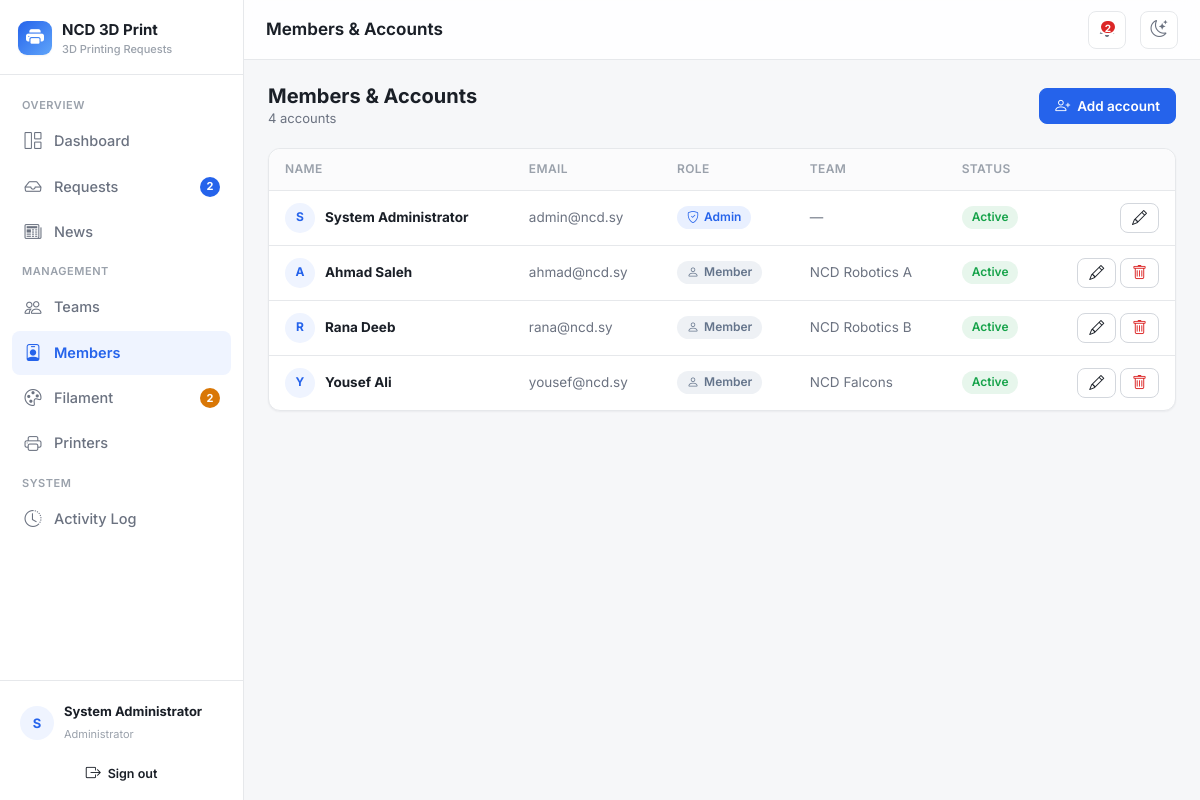
The app's page /users (signed in) with its own data.
### tables this page shows
CREATE TABLE `users` (
    `id`         INT UNSIGNED NOT NULL AUTO_INCREMENT,
    `name`       VARCHAR(120) NOT NULL,
    `email`      VARCHAR(160) NOT NULL,
    `password`   VARCHAR(255) NOT NULL,
    `role`       ENUM('admin','member') NOT NULL DEFAULT 'member',
    `team_id`    INT UNSIGNED DEFAULT NULL,
    `is_active`  TINYINT(1) NOT NULL DEFAULT 1,
    `created_at` DATETIME NOT NULL DEFAULT CURRENT_TIMESTAMP,
    PRIMARY KEY (`id`),
    UNIQUE KEY `uq_users_email` (`email`),
    KEY `idx_users_team` (`team_id`),
    CONSTRAINT `fk_users_team` FOREIGN KEY (`team_id`) REFERENCES `teams`(`id`) ON DELETE SET NULL
);

CREATE TABLE `teams` (
    `id`          INT UNSIGNED NOT NULL AUTO_INCREMENT,
    `name`        VARCHAR(120) NOT NULL,
    `competition` VARCHAR(160) DEFAULT NULL,
    `supervisor`  VARCHAR(120) DEFAULT NULL,
    `created_at`  DATETIME NOT NULL DEFAULT CURRENT_TIMESTAMP,
    PRIMARY KEY (`id`)
);

### core/Controller.php (called while the page is built, shortened)
<?php
abstract class Controller
{
    protected function view(string $view, array $data = [], ?string $layout = 'main'): void
    {
        extract($data, EXTR_SKIP);
        $viewFile = __DIR__ . '/../views/' . $view . '.php';
        require $viewFile;
        $content = ob_get_clean();
        require __DIR__ . '/../views/layouts/' . $layout . '.php';
    }
}

### controllers/UsersController.php (called while the page is built, shortened)
<?php
class UsersController extends Controller
{
    private User $users;
    public function __construct()
    {
        $this->users = new User();
    }
    public function index(): void
    {
        $this->view('users/index', [
            'pageTitle' => 'Members & Accounts',
            'users'     => $this->users->allWithTeam(),
            'teams'     => (new Team())->all('name ASC'),
        ]);
    }
}

### core/Router.php (called while the page is built, shortened)
<?php
class Router
{
    public function dispatch(string $url): void
    {
        $url = trim($url, '/');
        $segments = $url === '' ? [] : explode('/', $url);
        $action         = $segments[1] ?? 'index';
        $params         = array_slice($segments, 2);
        $controller = new $className();
        $action = preg_replace('/[^a-zA-Z0-9_]/', '', $action);
        call_user_func_array([$controller, $action], $params);
    }
}

### index.php (called while the page is built, shortened)
<?php
require __DIR__ . '/config/database.php';
spl_autoload_register(function (string $class): void {
    $paths = [
        __DIR__ . '/core/' . $class . '.php',
        __DIR__ . '/helpers/' . $class . '.php',
        __DIR__ . '/models/' . $class . '.php',
        __DIR__ . '/controllers/' . $class . '.php',
    ];
    foreach ($paths as $file) {
        if (file_exists($file)) {
            return;
        }
    }
});
require __DIR__ . '/helpers/functions.php';
$router = new Router();
$router->dispatch($_GET['url'] ?? '');

### core/Model.php (called while the page is built, shortened)
<?php
abstract class Model
{
    protected PDO $db;
    public function __construct()
    {
        $this->db = Database::getConnection();
    }
    protected function run(string $sql, array $params = []): PDOStatement
    {
        $stmt = $this->db->prepare($sql);
        $stmt->execute($params);
        return $stmt;
    }
    protected function fetchAll(string $sql, array $params = []): array
    {
        return $this->run($sql, $params)->fetchAll();
    }
    protected function scalar(string $sql, array $params = [])
    {
        return $this->run($sql, $params)->fetchColumn();
    }
}

### config/database.php (called while the page is built)
<?php
class Database
{
    private static ?PDO $instance = null;
    public static function getConnection(): PDO
    {
        if (self::$instance === null) {
            $dsn = 'mysql:host=' . DB_HOST . ';dbname=' . DB_NAME . ';charset=' . DB_CHARSET;
            $options = [
                PDO::ATTR_ERRMODE            => PDO::ERRMODE_EXCEPTION,
                PDO::ATTR_DEFAULT_FETCH_MODE => PDO::FETCH_ASSOC,
                PDO::ATTR_EMULATE_PREPARES   => false,
            ];
            try {
                self::$instance = new PDO($dsn, DB_USER, DB_PASS, $options);
            } catch (PDOException $e) {
                if (APP_DEBUG) {
                    die('Database connection failed: ' . $e->getMessage());
                }
                die('Database connection failed. Please check config/config.php.');
            }
        }
        return self::$instance;
    }
}

### models/User.php (called while the page is built, shortened)
<?php
class User extends Model
{
    public function allWithTeam(): array
    {
        return $this->fetchAll(
            "SELECT u.*, t.name AS team_name
             FROM users u
             LEFT JOIN teams t ON t.id = u.team_id
             ORDER BY u.role ASC, u.name ASC"
        );
    }
}

### helpers/functions.php (called while the page is built, shortened)
<?php
function base_path(): string
{
    static $base = null;
    if ($base === null) {
        $dir = str_replace('\\', '/', dirname($_SERVER['SCRIPT_NAME'] ?? ''));
        $base = ($dir === '/' || $dir === '.') ? '' : rtrim($dir, '/');
    }
    return $base;
}
function url(string $path = ''): string
{
    return base_path() . '/' . ltrim($path, '/');
}
function asset(string $path = ''): string
{
    return base_path() . '/assets/' . ltrim($path, '/');
}
function e(?string $value): string
{
    return htmlspecialchars($value ?? '', ENT_QUOTES, 'UTF-8');
}

### helpers/Auth.php (called while the page is built, shortened)
<?php
class Auth
{
    public static function user(): ?array
    {
        return $_SESSION['user'] ?? null;
    }
    public static function id(): ?int
    {
        return $_SESSION['user']['id'] ?? null;
    }
    public static function isAdmin(): bool
    {
        return (($_SESSION['user']['role'] ?? '') === 'admin');
    }
}

### models/PrintRequest.php (called while the page is built, shortened)
<?php
class PrintRequest extends Model
{
    public function countByStatus(string $status): int
    {
        return (int) $this->scalar("SELECT COUNT(*) FROM requests WHERE status=?", [$status]);
    }
    public function countPending(): int
    {
        return $this->countByStatus('Submitted');
    }
}

### views/users/index.php (the view, shortened to what this page needs)
<div class="page-head">
    <div>
        <h2>Members &amp; Accounts</h2>
        <div class="sub"><?= count($users) ?> account<?= count($users) === 1 ? '' : 's' ?></div>
    </div>
    <button class="btn2 primary" data-modal="#userModal" data-title="New Account"
            data-set-id="" data-set-name="" data-set-email="" data-set-role="member" data-set-team_id="" data-set-is_active="1">
        <i class="bi bi-person-plus"></i> Add account
    </button>
</div>
<div class="card2">
    <div class="card2-body tight">
        <div class="table-wrap">
            <table class="table2">
                <thead><tr><th>Name</th><th>Email</th><th>Role</th><th>Team</th><th>Status</th><th></th></tr></thead>
                <tbody>
                <?php foreach ($users as $u): ?>
                    <tr>
                        <td>
                            <div style="display:flex; align-items:center; gap:10px;">
                                <span class="avatar" style="width:30px;height:30px;font-size:12px;"><?= e(strtoupper(mb_substr($u['name'], 0, 1))) ?></span>
                                <strong><?= e($u['name']) ?></strong>
                            </div>
                        </td>
                        <td class="muted"><?= e($u['email']) ?></td>
                        <td>
                            <?php if ($u['role'] === 'admin'): ?>
                                <span class="badge2 status-approved"><i class="bi bi-shield-check"></i> Admin</span>
                            <?php else: ?>
                                <span class="badge2 status-submitted"><i class="bi bi-person"></i> Member</span>
                            <?php endif; ?>
                        </td>
                        <td class="muted"><?= e($u['team_name'] ?? '—') ?></td>
                        <td>
                            <?php if ((int) $u['is_active'] === 1): ?>
                                <span class="badge2 status-completed">Active</span>
                            <?php else: ?>
                                <span class="badge2 status-cancelled">Inactive</span>
                            <?php endif; ?>
                        </td>
                        <td style="text-align:right; white-space:nowrap;">
                            <button class="btn2 sm" data-modal="#userModal" data-title="Edit Account"
                                    data-set-id="<?= $u['id'] ?>"
                                    data-set-name="<?= e($u['name']) ?>"
                                    data-set-email="<?= e($u['email']) ?>"
                                    data-set-role="<?= e($u['role']) ?>"
                                    data-set-team_id="<?= e((string) ($u['team_id'] ?? '')) ?>"
                                    data-set-is_active="<?= (int) $u['is_active'] ?>">
                                <i class="bi bi-pencil"></i>
                            </button>
                            <?php if ($u['id'] !== Auth::id()): ?>
                            <form method="post" action="<?= url('users/delete/' . $u['id']) ?>" style="display:inline;"
                                  data-confirm="Delete account for <?= e($u['name']) ?>?">
                                <button class="btn2 sm danger"><i class="bi bi-trash"></i></button>
                            </form>
                            <?php endif; ?>
                        </td>
                    </tr>
                <?php endforeach; ?>
                </tbody>
            </table>
        </div>
    </div>
</div>

### views/layouts/main.php (shortened to what this page needs)
<?php
$pageTitle = $pageTitle ?? APP_NAME;
$user = Auth::user();
$isAdmin = Auth::isAdmin();
$curr = explode('/', trim($_GET['url'] ?? '', '/'))[0] ?: 'dashboard';
$badgePending = 0; $badgeLowFil = 0; $badgeMine = 0;
try {
    if ($isAdmin) {
        $badgePending = (new PrintRequest())->countPending();
        $badgeLowFil  = count((new Filament())->lowStock());
    } else {
        $mine = (new PrintRequest())->forUser(Auth::id());
        foreach ($mine as $m) {
            if (in_array($m['status'], ['Submitted', 'Approved', 'Printing'], true)) $badgeMine++;
        }
    }
} catch (Throwable $e) {  }
$initials = strtoupper(mb_substr($user['name'] ?? '?', 0, 1));
if (!function_exists('navlink')) {
    function navlink(string $route, string $icon, string $label, string $curr, string $active, int $badge = 0, bool $warn = false): void
    {
        $isActive = $curr === $active ? ' active' : '';
        echo '<a class="nav-link' . $isActive . '" href="' . url($route) . '">';
        echo '<i class="bi bi-' . $icon . '"></i><span>' . e($label) . '</span>';
        if ($badge > 0) {
            echo '<span class="nav-badge' . ($warn ? ' warn' : '') . '">' . $badge . '</span>';
        }
        echo '</a>';
    }
}
?>
<!doctype html>
<html lang="en">
<head>
    <link href="https://cdn.jsdelivr.net/npm/bootstrap@5.3.3/dist/css/bootstrap.min.css" rel="stylesheet">
    <link href="https://cdn.jsdelivr.net/npm/bootstrap-icons@1.11.3/font/bootstrap-icons.min.css" rel="stylesheet">
    <link href="<?= asset('css/style.css') ?>" rel="stylesheet">
</head>
<body>
<div class="app-shell">
    <aside class="sidebar" id="sidebar">
        <div class="sidebar-brand">
            <span class="brand-mark"><i class="bi bi-printer-fill"></i></span>
            <span class="brand-text">
                <?= e(APP_NAME) ?>
                <small><?= e(APP_TAGLINE) ?></small>
            </span>
        </div>
        <nav class="nav-section">
            <?php if ($isAdmin): ?>
                <div class="nav-label">Overview</div>
                <?php navlink('dashboard', 'grid-1x2', 'Dashboard', $curr, 'dashboard'); ?>
                <?php navlink('requests', 'inbox', 'Requests', $curr, 'requests', $badgePending); ?>
                <div class="nav-label">Management</div>
                <?php navlink('filament', 'palette', 'Filament', $curr, 'filament', $badgeLowFil, true); ?>
                <div class="nav-label">System</div>
            <?php endif; ?>
        </nav>
        <div class="sidebar-foot">
            <div class="user-chip">
                <span class="avatar"><?= e($initials) ?></span>
                <div class="meta">
                    <strong><?= e($user['name'] ?? '') ?></strong>
                    <span><?= $isAdmin ? 'Administrator' : 'Team Member' ?></span>
                </div>
            </div>
            <a href="<?= url('auth/logout') ?>" class="btn2 ghost sm block" style="margin-top:6px;">
                <i class="bi bi-box-arrow-right"></i> Sign out
            </a>
        </div>
    </aside>
    <div class="main">
        <header class="topbar">
            <h1><?= e($pageTitle) ?></h1>
            <?php if ($isAdmin && ($badgePending > 0 || $badgeLowFil > 0)): ?>
                <a class="icon-btn" href="<?= url('requests?status=Submitted') ?>" title="<?= $badgePending ?> pending request(s)">
                    <?php if ($badgePending > 0): ?><span class="dot"><?= $badgePending ?></span><?php endif; ?>
                </a>
            <?php elseif (!$isAdmin && $badgeMine > 0): ?>
                <a class="icon-btn" href="<?= url('requests') ?>" title="<?= $badgeMine ?> active request(s)">
                    <i class="bi bi-bell"></i><span class="dot"><?= $badgeMine ?></span>
                </a>
            <?php endif; ?>
            <button class="icon-btn" id="themeToggle" title="Toggle theme"><i class="bi bi-moon-stars"></i></button>
        </header>
        <main class="content">
            <?= $content ?>
        </main>
    </div>
</div>
</body>
</html>

### records on screen
users: name "S", name "System Administrator", email "admin@ncd.sy", role "admin" (drawn), team_name "—", is_active "Active"
users: name "A", name "Ahmad Saleh", email "ahmad@ncd.sy", role "member" (drawn), team.name "NCD Robotics A", is_active "Active"
users: name "R", name "Rana Deeb", email "rana@ncd.sy", role "member" (drawn), team.name "NCD Robotics B", is_active "Active"
users: name "Y", name "Yousef Ali", email "yousef@ncd.sy", role "member" (drawn), team.name "NCD Falcons", is_active "Active"

### other values on screen
APP_NAME "NCD 3D Print"
APP_TAGLINE "3D Printing Requests"
$label "Dashboard Requests News Teams Members Filament Printers Activity Log"
$badge "2 2"
$pageTitle "Members & Accounts"
$badgePending "2"
count($users) "4"
